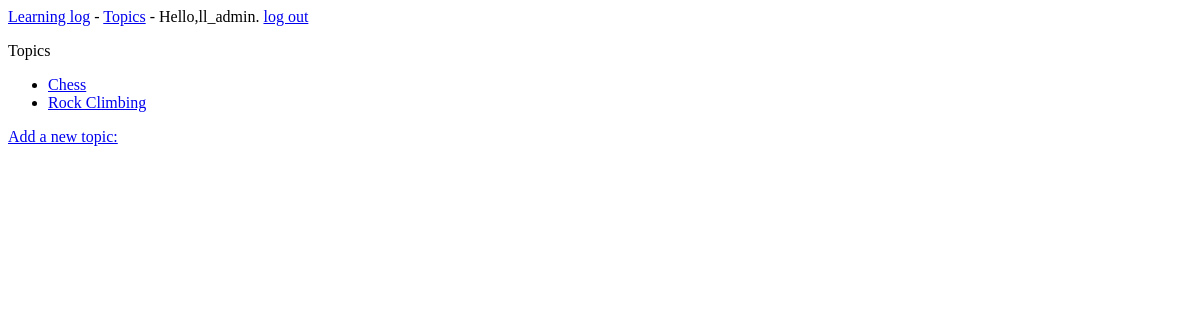
Page /topics/ (signed in) on the earlier database version.
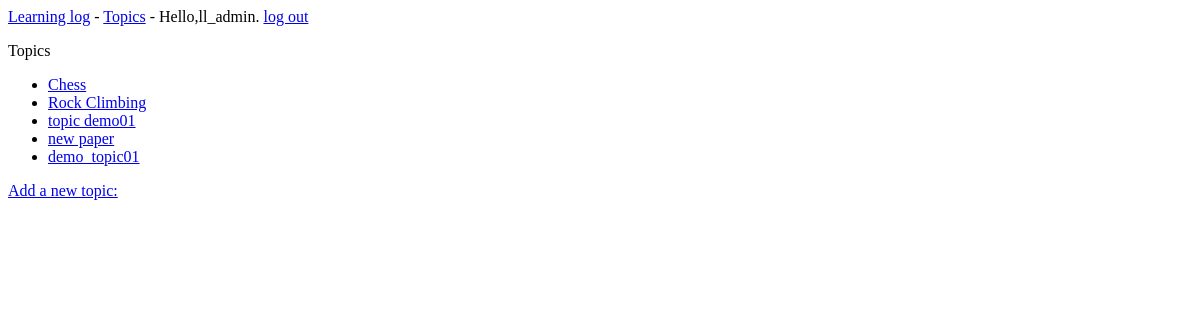
Same page on the later database version.
### learning_logs/models.py (models this page shows)
class Topic(models.Model):
    text = models.CharField(max_length=200)
    date_added = models.DateTimeField(auto_now_add=True)
    owner = models.ForeignKey(
        User,
        on_delete=models.CASCADE
        )
    def __str__(self):
        return self.text

### learning_logs/views.py (the view)
# urls.py: re_path(r'^topics/$',views.topics,name='topics'),
@login_required
def topics(request):
    topics = Topic.objects.filter(owner=request.user).order_by('date_added')
    context = {'topics':topics}
    return render(request,'learning_logs/topics.html',context)

### learning_logs/templates/learning_logs/topics.html
{% extends "learning_logs/base.html" %}
{% block content %}
  <P>Topics</P>
  <ul>
      {% for topic in topics%}
        <li>
            <a href="{% url 'learning_logs:topic' topic.id %}">{{ topic }}</a>
        </li>
      {% empty %}
        <li>No topics have been added yet.</li>
      {% endfor %}
  </ul>
  <a href="{% url 'learning_logs:new_topic' %}">Add a new topic:</a>
{% endblock content %}

### learning_logs/templates/learning_logs/base.html
<p>
    <a href="{% url 'learning_logs:index' %}">Learning log</a> -
    <a href="{% url 'learning_logs:topics' %}">Topics</a> -
    {% if user.is_authenticated %}
      Hello,{{ user.username }}.
      <a href="{% url 'users:logout' %}">log out</a>
    {% else %}
      <a href="{% url 'users:register' %}">register</a>
      <a href="{% url 'users:login' %}">log in</a>
    {% endif %}
</p>
{% block content %}{% endblock content %}

Differences in the rows shown:
added Topic: text "topic demo01"
added Topic: text "new paper"
added Topic: text "demo_topic01"
